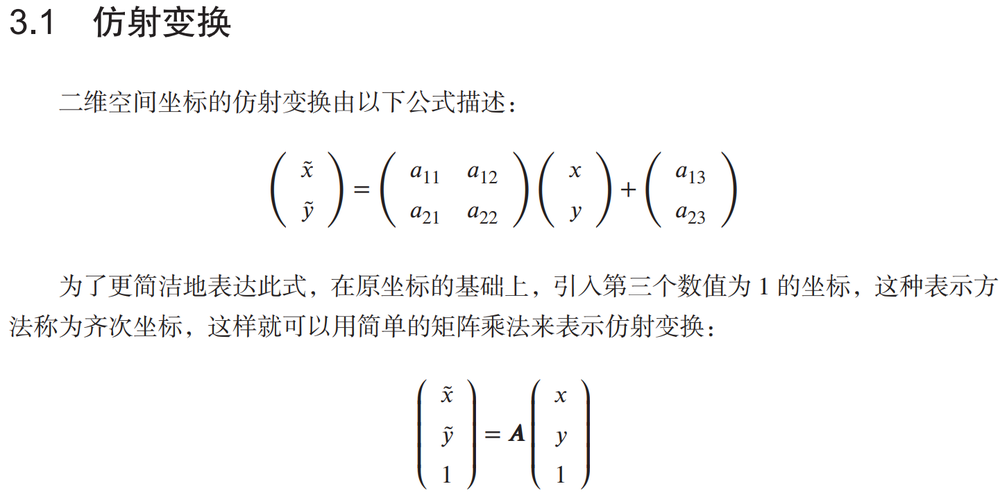
#> input picture DigitalImageProcessing/image/1.png, 1000 x 500 px, shrunk from 1441 x 720 before the run
$ python fourier_transform.py ../image/1.png
#> lines starting #> are read from the running program, lines starting #| are printed output that depends on the picture; long printed decimals are rounded
#!/usr/bin/env python3
# encoding: utf-8

"""
@Funciton: 二维离散傅里叶变换; 快速傅里叶变换; 幅度谱(零谱中心化)和相位谱
@Python Version: 3.8
@Author: Wei Li
@Date: 2021-10-21
"""

import sys
import math
import numpy as np
import cv2 as cv


def FFT2Image(src):
    rows, cols = src.shape[:2]
    # 获取快速傅里叶变换的最优扩充
    row_padding = cv.getOptimalDFTSize(rows)
    col_padding = cv.getOptimalDFTSize(cols)
#| The operator of Fourier Transform is ?----0.0001068

    # 下侧面和右侧面进行 zero-padding
    img_fft = np.zeros((row_padding, col_padding, 2), np.float32)
    img_fft[:rows, :cols, 0] = src

    # 快速傅里叶变换
    cv.dft(img_fft, img_fft, cv.DFT_COMPLEX_OUTPUT)
    return img_fft


# ------------ 傅里叶变换中两个度量: 幅度谱和相位谱 ------------
def AmplitudeSepectrum(img_fft):
    real_part = np.power(img_fft[:, :, 0], 2.0)
    imaginary_part = np.power(img_fft[:, :, 1], 2.0)
    amplitude_part = np.sqrt(real_part + imaginary_part)

    return amplitude_part


# 将计算出的幅度规格化为灰度级显示，幅度矩阵中的值大部分比较大，往往大于 255,
# 如果只是简单地截断为 255 显示，那么幅度谱呈现的信息会很少。
# 一般采用对数函数对幅度谱进行数值压缩，再进行归一化，
# 这样得到的幅度谱的灰度级显示的对比度会比较高。
def graySpectrum(amplitude):
    # 对比度拉伸
    amplitude_log = np.log(amplitude + 1.0)
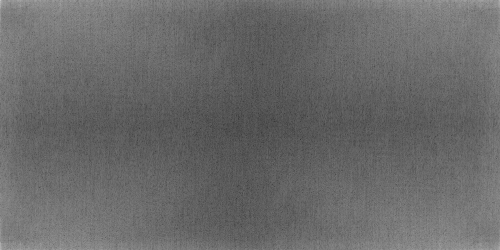
#> amplitude_log: shape (500, 1000) float32 (shown at 1/2 size); min 1.83, max 18.64, mean 8.82; drawn with min black and max white
    # 归一化
    spectrum_norm = np.zeros(amplitude_log.shape, np.float32)
    cv.normalize(amplitude_log, spectrum_norm, 0, 1, cv.NORM_MINMAX)

    return spectrum_norm


# 对于相位谱的计算，利用 Numpy 中的函数 arctan2，
# 该函数的第一个参数是输入的虚部矩阵，
# 第二个参数是输人的实部矩阵，
# 返回值为对应位置的相位角，数值范围为[-pi, pi]，
# 可以将返回的矩阵除以 pi 再乘以 180，规格化到 [-180, 180]
def phaseSpectrum(fft_img):
    rows, cols = fft_img.shape[:2]
    # 计算对应的相位角
    phase_angle = np.arctan2(fft_img[:, :, 1], fft_img[:, :, 0])
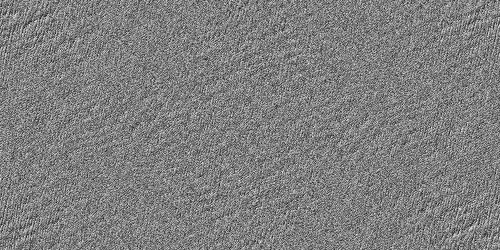
#> phase_angle: shape (500, 1000) float32 (shown at 1/2 size); min -3.14, max 3.14, mean -1.26e-05; drawn with min black and max white
    # 将相位角进行转换
    phase_spectrum = phase_angle / math.pi * 180

    return phase_spectrum


# --------------------------
if __name__ == "__main__":
    if len(sys.argv) > 1:
        image = cv.imread(sys.argv[1], 0)
        if image is None:
            print(f"Error: no such file or dictory.")
        cv.imshow("OriginImage", image)

        # ------------ 傅里叶变换 ------------
        img_fft = FFT2Image(image)

        # invert fast Fourier Transform
        img_ifft = np.zeros(img_fft.shape[:2], np.float32)
        cv.dft(img_fft, img_ifft, cv.DFT_INVERSE + cv.DFT_REAL_OUTPUT + cv.DFT_SCALE)

        # 裁剪
        image_ifft = np.copy(img_ifft[:image.shape[0], :image.shape[1]])
        #裁剪后的结果 image_ifft 等于 image, 傅里叶变换是无损操作
        #通过判断原矩阵减去逆变换裁剪后的矩阵是否为零矩阵，验证两者是否相同
        print(f"The operator of Fourier Transform is ?----{np.max(image_ifft - image)}")
        cv.imshow("FFT_Img", image_ifft.astype(np.uint8))

        # ------------ 傅里叶变换中两个度量: 幅度谱和相位谱 ------------
        amplitude_spectrum = AmplitudeSepectrum(img_fft)
        # 幅度谱的灰度级显示
        ampSpectrum = graySpectrum(amplitude_spectrum)
        cv.imshow("AmplitudeSpectrumGrayLevel", ampSpectrum)
        # 相位谱的灰度级显示
        phase_spectrum = phaseSpectrum(img_fft)
        cv.imshow("PhaseSpectrumGrayLevel", phase_spectrum)
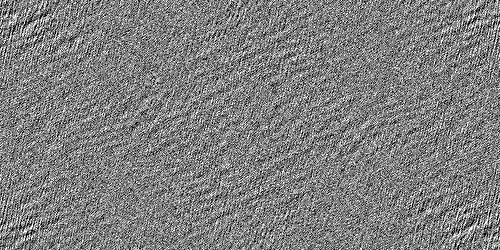
#> window 'PhaseSpectrumGrayLevel': shape (500, 1000) (shown at 1/2 size); min 0, max 255, mean 127.1

        # -------- 傅里叶变换的幅度谱的中心化 零谱的位置(左上角还是中心)--------
        # 仔细观察会发现一个有趣的现象 —— 中心化后的傅里叶谱比较亮的区域大致与原图中的主要目标垂直
        # stpe 1, 矩阵乘以 (-1)^(rows + cols)
        rows, cols = image.shape
        centralization_amplitude_spectrum = np.copy(image)
        centralization_amplitude_spectrum = centralization_amplitude_spectrum.astype(np.float32)
        for row in range(rows):
            for col in range(cols):
                if (row + col) % 2:
                    centralization_amplitude_spectrum[row][col] = -1*image[row][col]
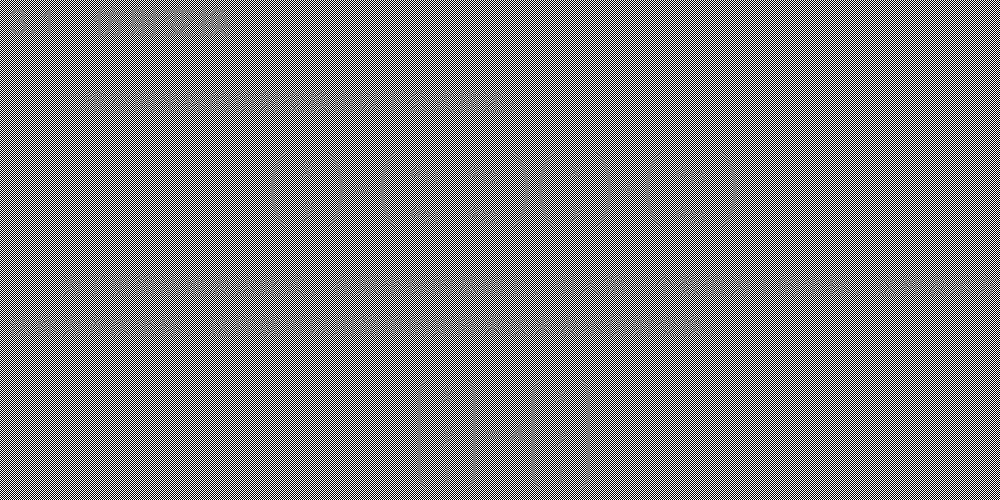
#> centralization_amplitude_spectrum: shape (500, 1000) float32; min -255, max 255, mean 0; drawn with min black and max white
        # step 2, 快速傅里叶变换
        imgFFT = FFT2Image(image)
        # step 3, 计算幅度谱
        amSpec = AmplitudeSepectrum(imgFFT)
        gray_amSpec = graySpectrum(amSpec)
        cv.imshow("GrayAmSpec", gray_amSpec)

        gray_amspec = 255 * gray_amSpec
        cv.imshow("grayImgSpec", gray_amspec.astype(np.uint8))

        cv.waitKey()
        cv.destroyAllWindows()

    else:
        print("Usage: python python-scripy.py imageFile")

$ run again, on DigitalImageProcessing/image/101.png
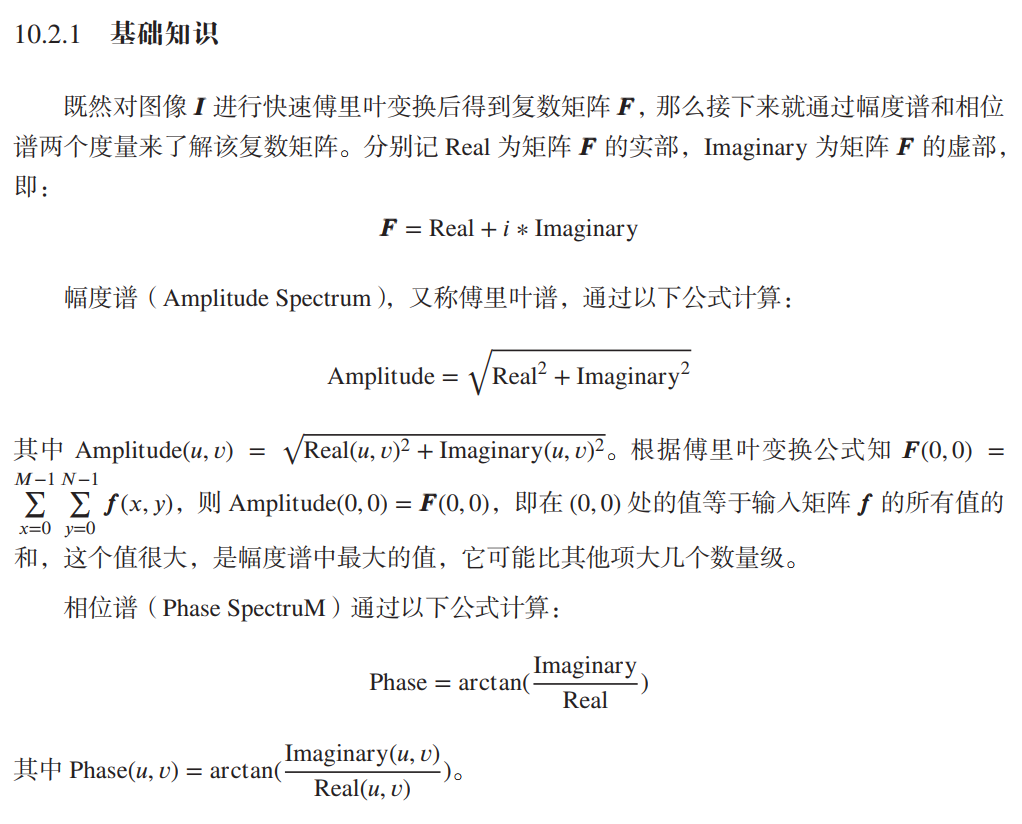
#> input picture DigitalImageProcessing/image/101.png, 1022 x 824 px
#| The operator of Fourier Transform is ?----9.1552734375e-05
#> in phaseSpectrum, `phase_angle = np.arctan2(fft_img[:, :, 1], fft_img[:, :, 0])`:
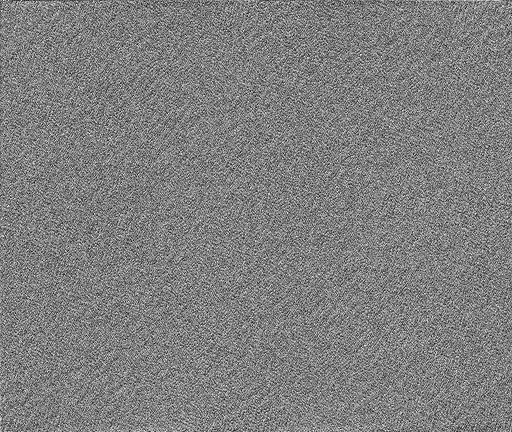
#> phase_angle: shape (864, 1024) float32 (shown at 1/2 size); min -3.14, max 3.14, mean -2.62e-09; drawn with min black and max white
#> `cv.imshow("PhaseSpectrumGrayLevel", phase_spectrum)`:
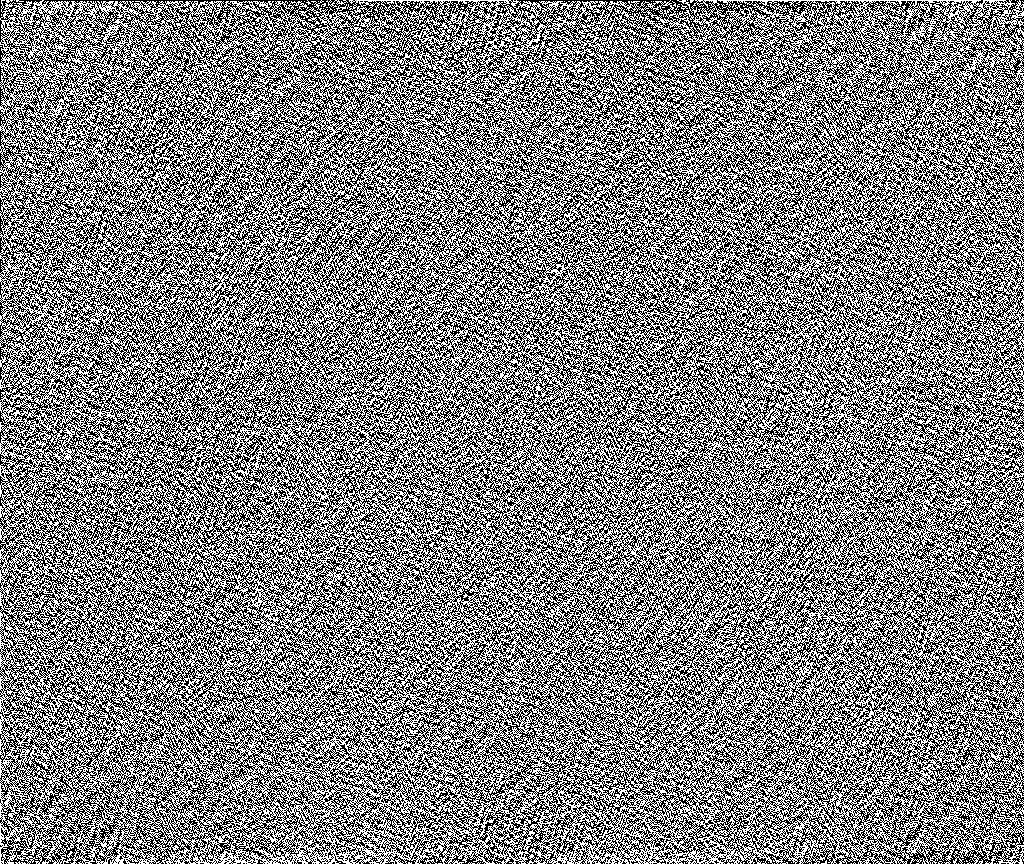
#> window 'PhaseSpectrumGrayLevel': shape (864, 1024); min 0, max 255, mean 127.1
